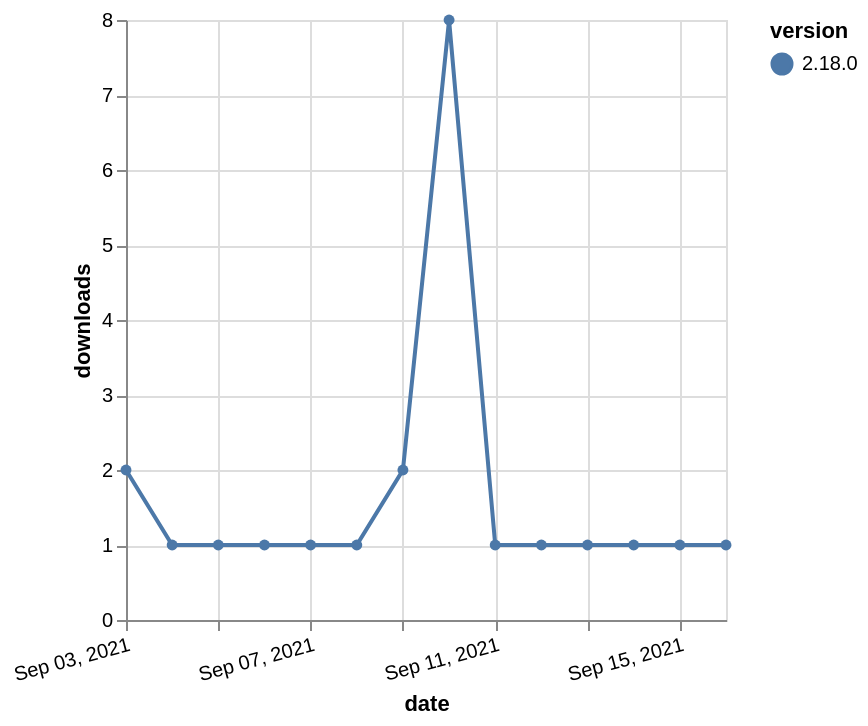

Specify this chart in Vega-Lite:
### Vega-Lite specification from a JSON file in a GitHub repository (floating-point values rounded to 4 significant figures)
{"$schema": "https://vega.github.io/schema/vega-lite/v5.json", "description": "A simple bar chart with embedded data.", "data": {"values": [{"date": "2021-09-03", "total": 618, "delta": 2, "version": "2.18.0"}, {"date": "2021-09-04", "total": 619, "delta": 1, "version": "2.18.0"}, {"date": "2021-09-05", "total": 620, "delta": 1, "version": "2.18.0"}, {"date": "2021-09-06", "total": 621, "delta": 1, "version": "2.18.0"}, {"date": "2021-09-07", "total": 622, "delta": 1, "version": "2.18.0"}, {"date": "2021-09-08", "total": 623, "delta": 1, "version": "2.18.0"}, {"date": "2021-09-09", "total": 625, "delta": 2, "version": "2.18.0"}, {"date": "2021-09-10", "total": 633, "delta": 8, "version": "2.18.0"}, {"date": "2021-09-11", "total": 634, "delta": 1, "version": "2.18.0"}, {"date": "2021-09-12", "total": 635, "delta": 1, "version": "2.18.0"}, {"date": "2021-09-13", "total": 636, "delta": 1, "version": "2.18.0"}, {"date": "2021-09-14", "total": 637, "delta": 1, "version": "2.18.0"}, {"date": "2021-09-15", "total": 638, "delta": 1, "version": "2.18.0"}, {"date": "2021-09-16", "total": 639, "delta": 1, "version": "2.18.0"}]}, "width": "container", "mark": {"type": "line", "point": {"filled": true}}, "encoding": {"x": {"field": "date", "type": "temporal", "timeUnit": "yearmonthdate", "title": "date", "axis": {"labelAngle": -15}}, "y": {"field": "delta", "type": "quantitative", "title": "downloads"}, "color": {"field": "version", "type": "nominal"}, "tooltip": {"field": "delta"}}}
